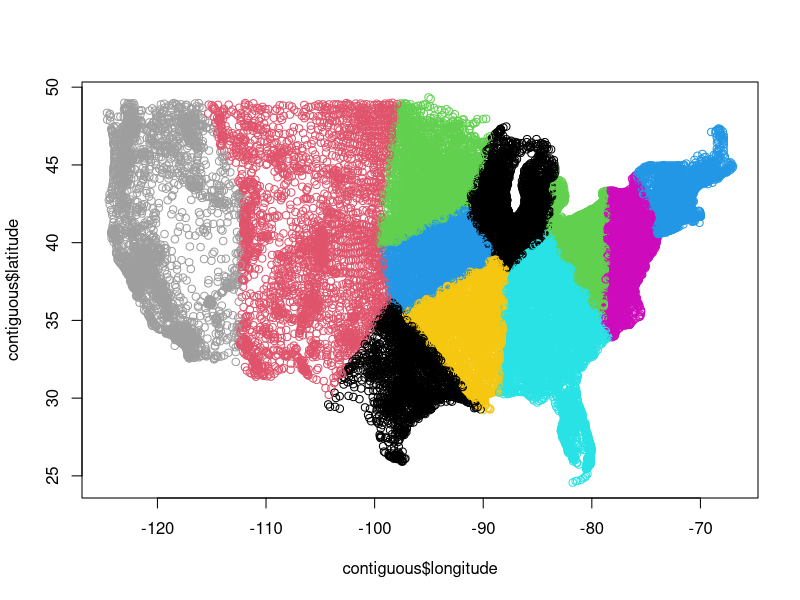
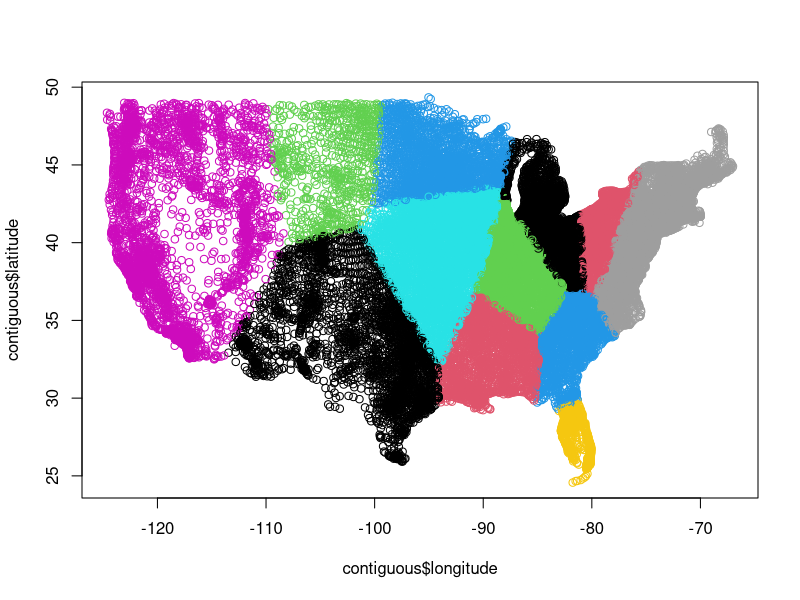
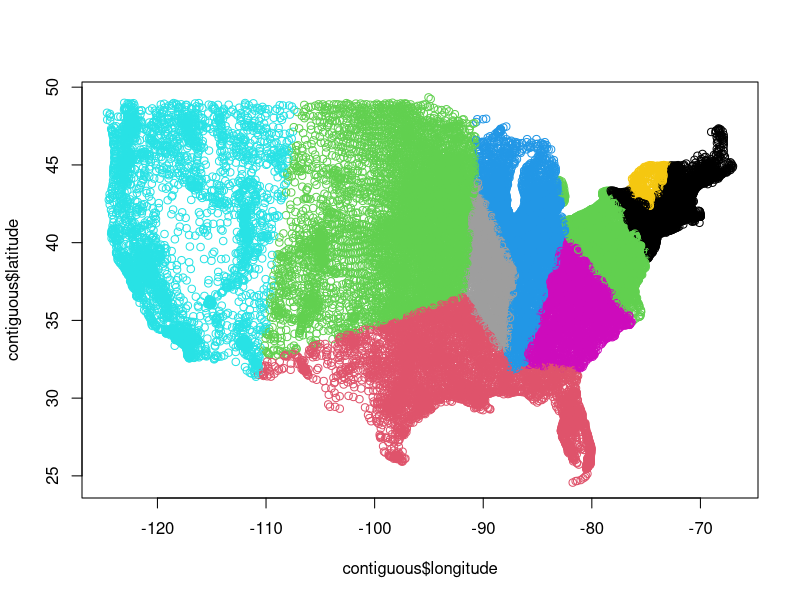
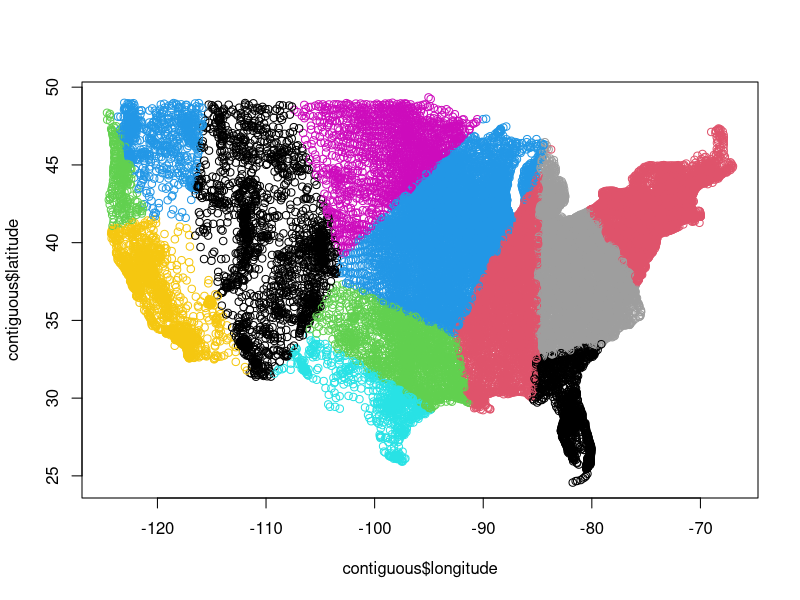
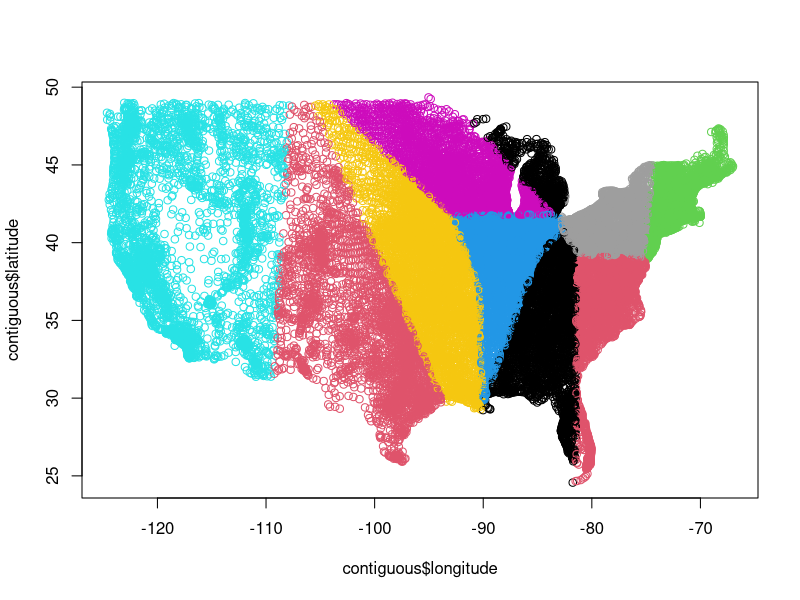

Here is the R script that generated these plots, in order:
# Name: Jacob Wheeler
# Course: 44-149 Scientific Computing
# Assignment # Project 3
# Due Date: 4/20/18
# Brief: Algorithms and Clustering
# By submitting this, I pledge that the code in this file was written by the author indicated above,
#  and that all assistance from outside sources was correctly attributed in comments.  Additionally, I 
#  agree to abide by the rules expressed in the CSIS Academic Honesty Policy

#With updated optimization to speed it up as done in class

N <- 12
ITERS <- 5

census <- read.csv('us_census.csv')
for (i in 1:ITERS){
#The next line of code will exclude Alaska, Hawaii, and Puerto Rico
contiguous <- census[!census$state %in% c('AK', 'HI', 'PR'),]
#Optimaization to Speed It up as did in class
latitudes <- contiguous$latitude
longitudes <- contiguous$longitude
#plot(contiguous$longitude, contiguous$latitude, type = 'p', col=contiguous$state)

chosen_counties <- sample(1:nrow(contiguous), N)

#print(chosen_counties)

centers <- matrix(0, nrow = N, ncol = 2)
# for (i in 1:N){
#   centers[i][1] = contiguous[chosen_counties[i], 'latitude']
#   centers[i][2] = contiguous[chosen_counties[i], 'longitude']
# }

centers[,1] = contiguous$latitude[chosen_counties]
centers[,2] = contiguous$longitude[chosen_counties]

#print(centers)

#Data Frame
centers_df=contiguous[chosen_counties, 3:4]
#print(contiguous[1,])
#print(centers[1, ])

dist_sq <- function(county, center){
  deltax <- latitudes[county] - center[1]
  deltay <- longitudes[county] - center[2]
  deltax ^ 2 + deltay ^ 2
}

#deltax <- contiguous[1, 'latitude'] - centers[1,1]
#deltay <- contiguous[1, 'longitude'] - centers[1,2]
#Distance - Don't Need to sqrt
#print(dist_sq(contiguous[1, ], centers[1, ]))

#Belongs_to[i] means the ith county belongs_to the cluster at belons_to[i]
belongs_to <- rep(0, nrow(contiguous))


#Figure out closest cluster
for (county in 1:nrow(contiguous)){
  closest_center <- 1
  closest_distance <- dist_sq(county, centers[1, ])

  for (cluster in 2:N){
    d <- dist_sq(county, centers[cluster,])
    if (d < closest_distance){
      closest_distance <- d
      closest_center <- cluster
    }
  }
  belongs_to[county] <- closest_center
}
#print(belongs_to)
plot(contiguous$longitude, contiguous$latitude, type = 'p', col = belongs_to)
#belongs_to == 1
for (i in 1:ITERS){
  cluster_of_interest <- contiguous[belongs_to == 1, ]
  total_population <- sum(cluster_of_interest$population)
  print(sum(cluster_of_interest$population))
  new_latitude <- sum(cluster_of_interest$latitude * cluster_of_interest$population)/total_population
  new_longitude <- sum(cluster_of_interest$longitude * cluster_of_interest$population)/total_population
  centers[1,1] <- new_latitude
  centers[1,2] <- new_longitude
#print(nrow(cluster_of_interest))
#print(sum(belongs_to == 1))
}
}


